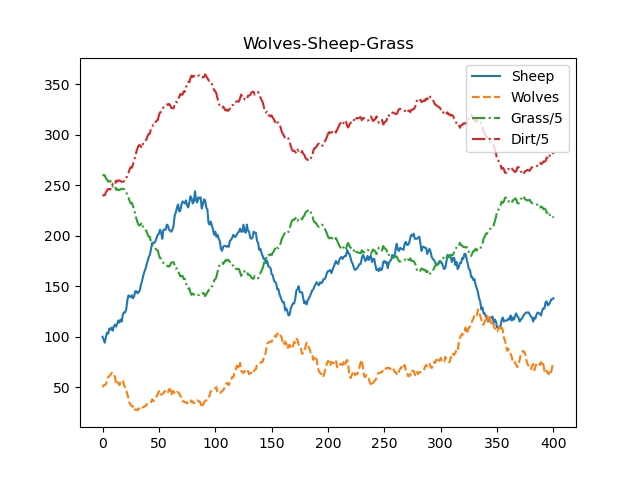

Write the Python code that produced this figure.
import matplotlib.pyplot as plt
import pandas as pd

df = pd.read_csv("plot.csv", header = 0)

time = df.Time.to_list()
sheep = df.Sheep.to_list()
wolves = df.Wolves.to_list()
grass = df.Grass.to_list()
dirt = df.Dirt.to_list()

plt.plot(time, sheep, label = "Sheep", linestyle="-")
plt.plot(time, wolves, label = "Wolves", linestyle="--")
plt.plot(time, grass, label = "Grass/5", linestyle="-.")
plt.plot(time, dirt, label = "Dirt/5", linestyle="-.")
plt.legend()
plt.title("Wolves-Sheep-Grass")
plt.savefig("WSGplot.png")
plt.show()